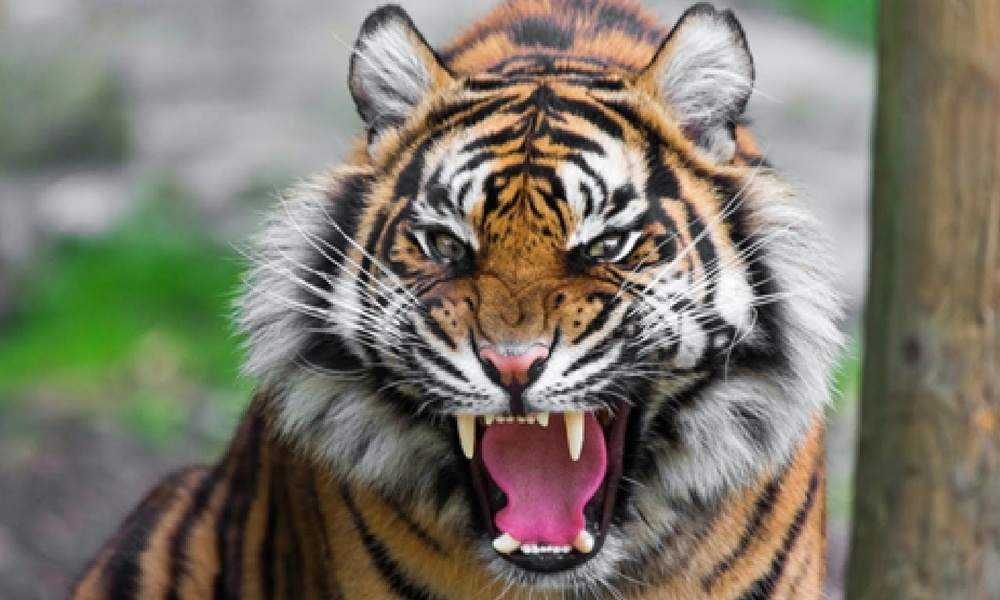
#> input picture Tiger.jpg, 1000 x 600 px, shrunk from 1415 x 849 before the run
$ python Question1.py
#> lines starting #> are read from the running program, lines starting #| are printed output that depends on the picture
from PIL import Image
import numpy as np

#Grey Scale
img = np.array(Image.open('Tiger.jpg').convert('RGB'))
#> img is the input picture: shape (600, 1000, 3); mean R, G, B 123.5, 119, 105.5
gray = ((img[:,:,0] + img[:,:,1] + img[:,:,2]) // 3).astype('uint8')
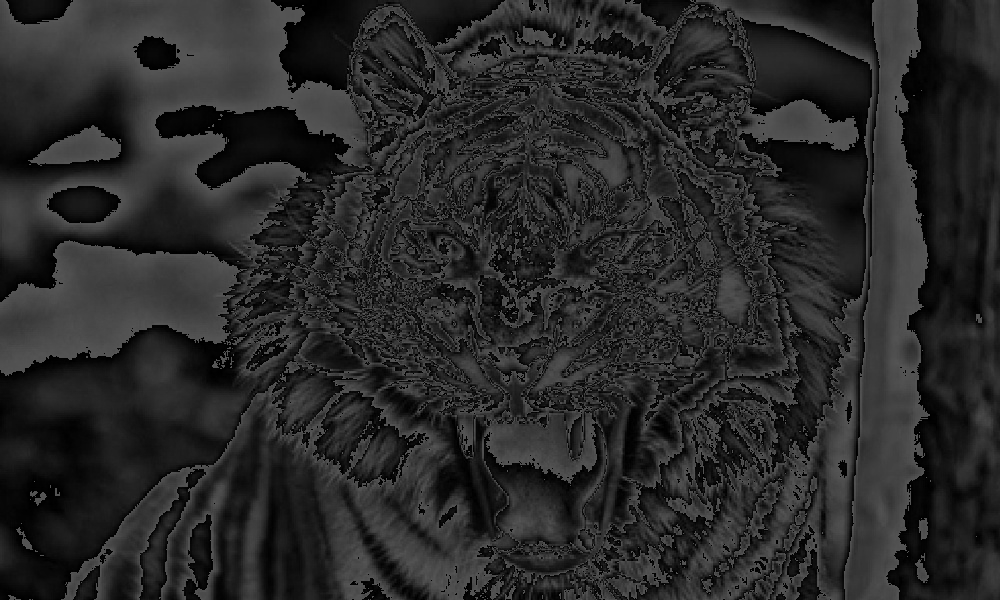
#> gray: shape (600, 1000); min 0, max 85, mean 40.9
Image.fromarray(gray).save('gray_scale.png')

#Median Cut
img = Image.open('Tiger.jpg')
q = img.quantize(colors=16, method=Image.MEDIANCUT)
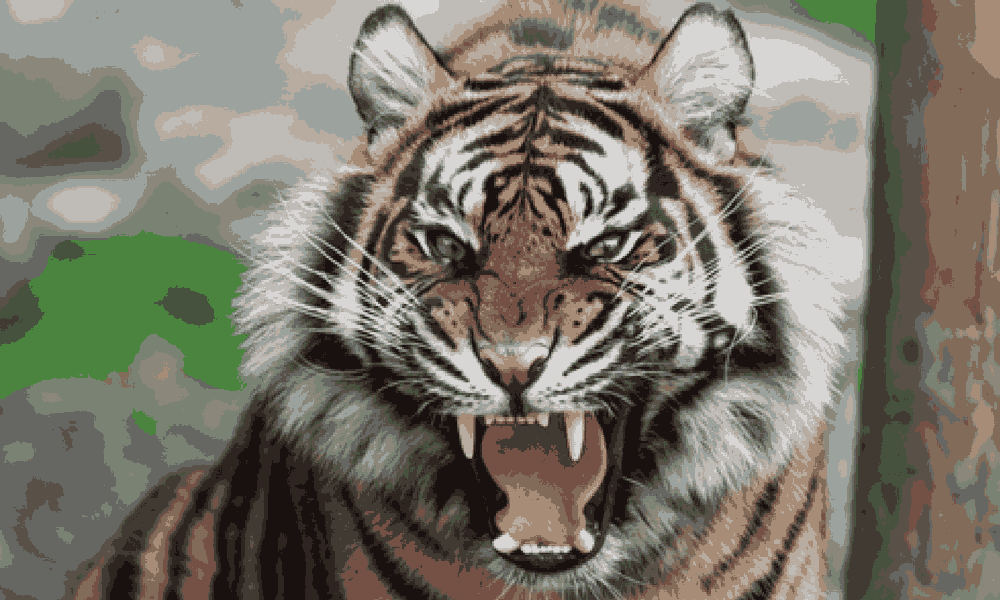
#> q: PIL image 1000x600 P; mean R, G, B 122.5, 119, 106.7
q.save('median_cut.png')

#Octree
Image.open('Tiger.jpg').quantize(colors=16, method=Image.FASTOCTREE).save('octree.png')
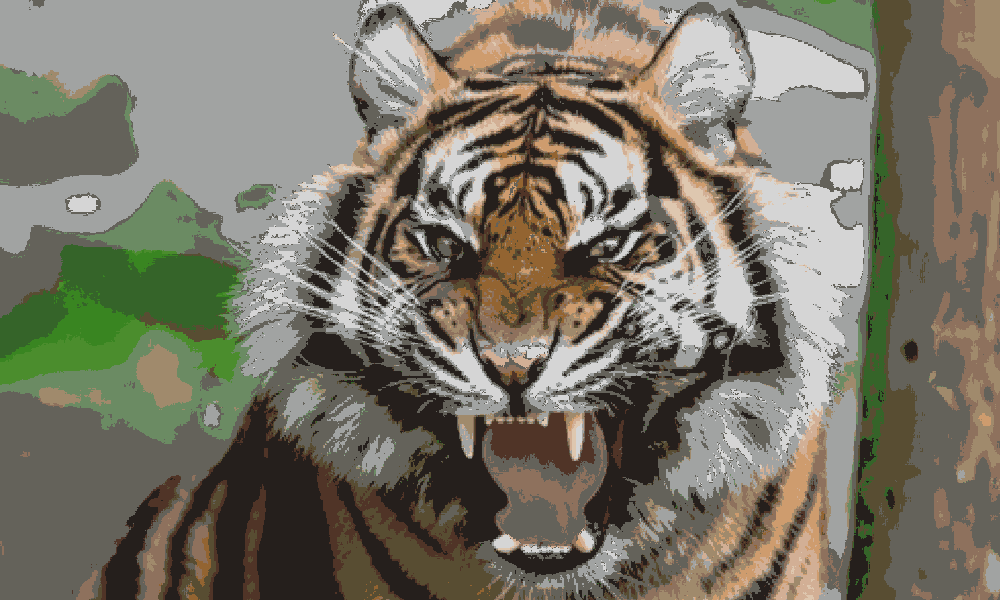
#> saved as octree.png: PIL image 1000x600 P; mean R, G, B 121.4, 117.8, 103.9

$ run again, with Zebra.jpg copied over Tiger.jpg
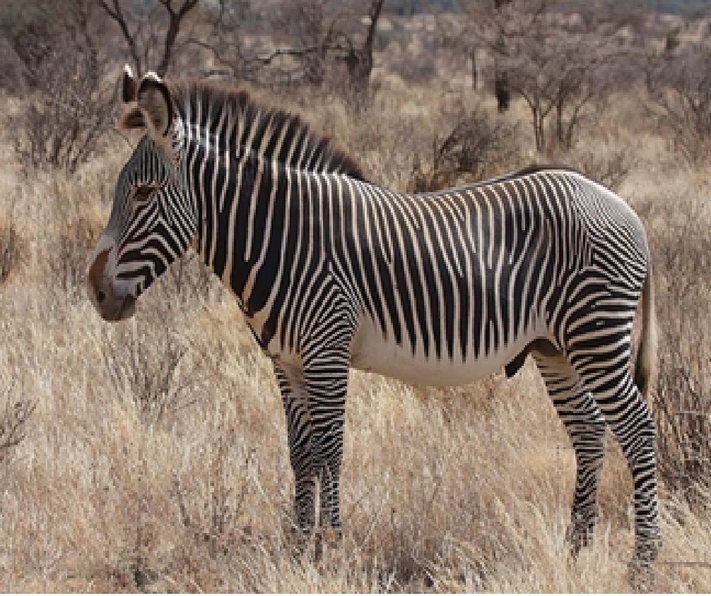
#> input picture Zebra.jpg, 711 x 596 px, shrunk from 1006 x 844 before the run
#> img is the input picture: shape (596, 711, 3); mean R, G, B 132, 115.6, 103.8
#> `gray = ((img[:,:,0] + img[:,:,1] + img[:,:,2]) // 3).astype('uint8')`:
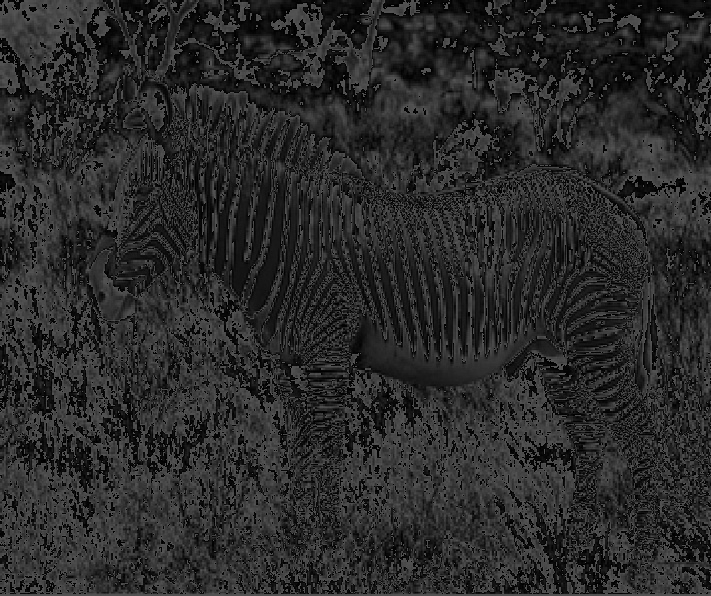
#> gray: shape (596, 711); min 0, max 85, mean 42.1
